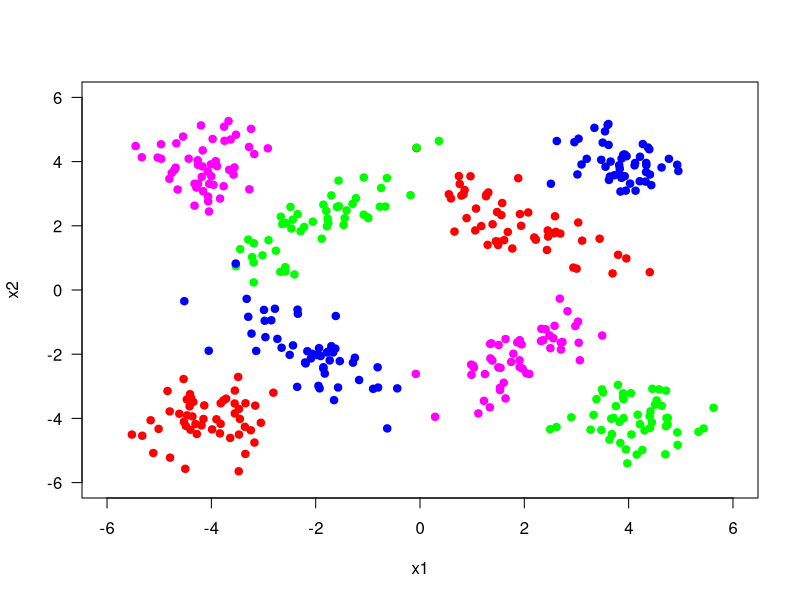
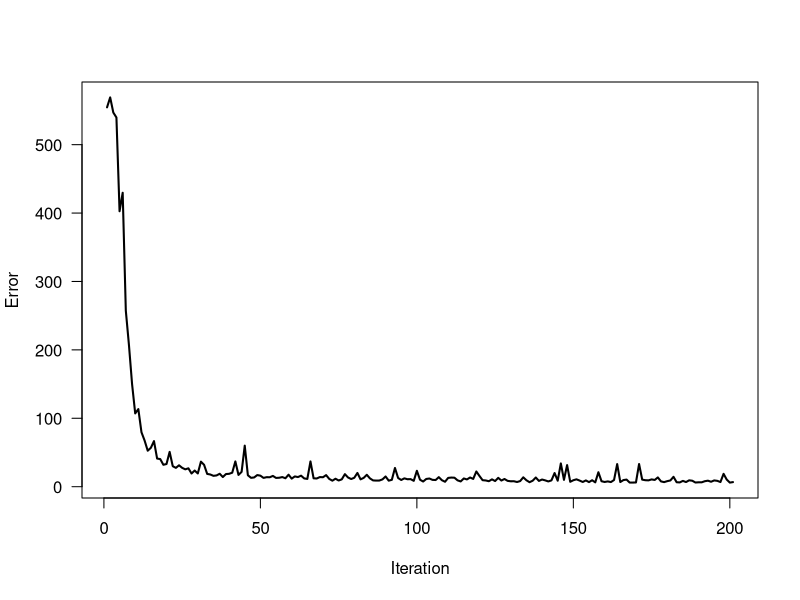
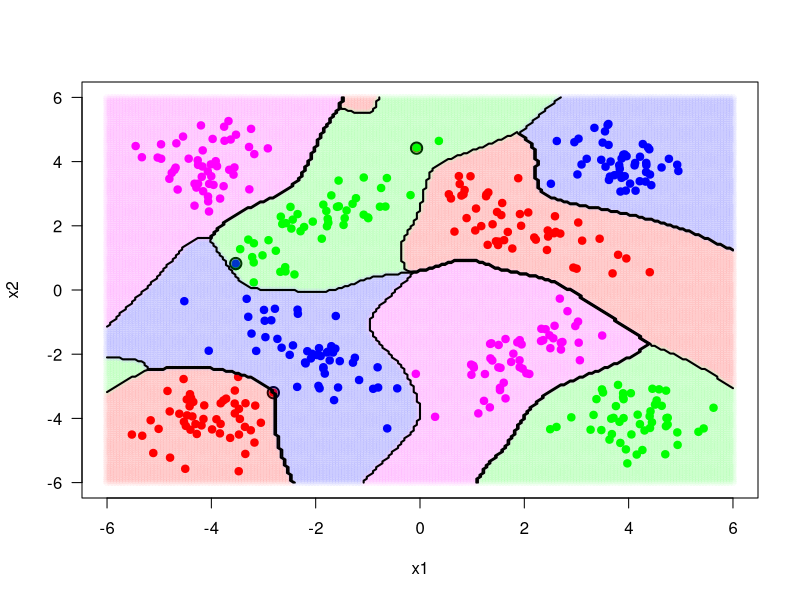

Write R code to recreate these figures, in order.
library(MASS)

set.seed(421)
# mean parameters
class_means <- matrix(c(+2.0, +2.0,
                        -4.0, -4.0,
                        -2.0, +2.0,
                        +4.0, -4.0,
                        -2.0, -2.0,
                        +4.0, +4.0,
                        +2.0, -2.0,
                        -4.0, +4.0), 2, 8)
# covariance parameters
class_covariances <- array(c(+0.8, -0.6, -0.6, +0.8,
                             +0.4, +0.0, +0.0, +0.4,
                             +0.8, +0.6, +0.6, +0.8,
                             +0.4, +0.0, +0.0, +0.4,
                             +0.8, -0.6, -0.6, +0.8,
                             +0.4, +0.0, +0.0, +0.4,
                             +0.8, +0.6, +0.6, +0.8,
                             +0.4, +0.0, +0.0, +0.4), c(2, 2, 8))
# sample sizes
class_sizes <- c(100, 100, 100, 100)

# generate random samples
points1 <- mvrnorm(n = class_sizes[1] / 2, mu = class_means[,1], Sigma = class_covariances[,,1])
points2 <- mvrnorm(n = class_sizes[1] / 2, mu = class_means[,2], Sigma = class_covariances[,,2])
points3 <- mvrnorm(n = class_sizes[2] / 2, mu = class_means[,3], Sigma = class_covariances[,,3])
points4 <- mvrnorm(n = class_sizes[2] / 2, mu = class_means[,4], Sigma = class_covariances[,,4])
points5 <- mvrnorm(n = class_sizes[3] / 2, mu = class_means[,5], Sigma = class_covariances[,,5])
points6 <- mvrnorm(n = class_sizes[3] / 2, mu = class_means[,6], Sigma = class_covariances[,,6])
points7 <- mvrnorm(n = class_sizes[4] / 2, mu = class_means[,7], Sigma = class_covariances[,,7])
points8 <- mvrnorm(n = class_sizes[4] / 2, mu = class_means[,8], Sigma = class_covariances[,,8])
X <- rbind(points1, points2, points3, points4, points5, points6, points7, points8)
colnames(X) <- c("x1", "x2")

# generate corresponding labels
y_truth <- cbind(rep(c(1,0,0,0), each=class_sizes[1]), rep(c(0,1,0,0), each=class_sizes[2]), rep(c(0,0,1,0), each=class_sizes[3]), rep(c(0,0,0,1), each=class_sizes[4]))

# plot data points generated
plot(points1[,1], points1[,2], type = "p", pch = 19, col = "red", las = 1,
     xlim = c(-6, 6), ylim = c(-6, 6),
     xlab = "x1", ylab = "x2")
points(points2[,1], points2[,2], type = "p", pch = 19, col = "red")
points(points3[,1], points3[,2], type = "p", pch = 19, col = "green")
points(points4[,1], points4[,2], type = "p", pch = 19, col = "green")
points(points5[,1], points5[,2], type = "p", pch = 19, col = "blue")
points(points6[,1], points6[,2], type = "p", pch = 19, col = "blue")
points(points7[,1], points7[,2], type = "p", pch = 19, col = "magenta")
points(points8[,1], points8[,2], type = "p", pch = 19, col = "magenta")

# get number of samples and number of features
N <- nrow(y_truth)
D <- ncol(X)
K <- ncol(y_truth)

# define the sigmoid function
sigmoid <- function(x) {
  return (1 / (1 + exp(-x)))
}

# define the softmax function
softmax <- function(x) {
  max_x = apply(x, MARGIN = 1, FUN = max) # for numerical stability
  e_x = exp(x-max_x)
  return (e_x/rowSums(e_x))
}

# set learning parameters
eta <- 0.1
epsilon <- 1e-3
H <- 20
max_iteration <- 200

# randomly initalize W and v
set.seed(421)
W <- matrix(runif((D + 1)*H, min = -0.01, max = 0.01), D + 1, H)
V <- matrix(runif((H + 1)*K, min = -0.01, max = 0.01), H + 1, K)

Z <- sigmoid(cbind(1, X) %*% W)
y_predicted <- softmax(cbind(1, Z) %*% V)
objective_values <- c(-sum(y_truth * log(y_predicted+1e-100)))

# learn W and v using gradient descent and online learning
iteration <- 1
while (1) {
  for(t in sample(N)) {
    Z[t,] <- sigmoid(c(1, X[t,]) %*% W)
    y_predicted[t,] <- softmax(c(1, Z[t,]) %*% V)
    
    V <- V + eta * (c(1,Z[t,])%*%t(y_truth[t,] - y_predicted[t,]))
    W <- W + eta * (c(1,X[t,])%*%t(c((y_truth[t,] - y_predicted[t,])%*%t(V[-1,])) * Z[t,] * (1 - Z[t,])))
  }

  Z <- sigmoid(cbind(1, X) %*% W)
  y_predicted <- softmax(cbind(1, Z) %*% V)
  objective_values <- c(objective_values, -sum(y_truth * log(y_predicted + 1e-100)))
  
  if (abs(objective_values[iteration + 1] - objective_values[iteration]) < epsilon | iteration >= max_iteration) {
    break
  }
  
  iteration <- iteration + 1
}

# plot objective function during iterations
plot(1:(iteration + 1), objective_values,
     type = "l", lwd = 2, las = 1,
     xlab = "Iteration", ylab = "Error")

# calculate confusion matrix
y_predicted <- apply(y_predicted, MARGIN=1, FUN=which.max)
y_truth <- apply(y_truth, MARGIN=1, FUN=which.max)
confusion_matrix <- table(y_predicted, y_truth)
print(confusion_matrix)

# evaluate discriminant function on a grid
x1_interval <- seq(from = -6, to = +6, by = 0.06)
x2_interval <- seq(from = -6, to = +6, by = 0.06)
x1_grid <- matrix(x1_interval, nrow = length(x1_interval), ncol = length(x1_interval), byrow = FALSE)
x2_grid <- matrix(x2_interval, nrow = length(x2_interval), ncol = length(x2_interval), byrow = TRUE)

f <- function(x1, x2) { c(1, sigmoid(c(1, x1, x2) %*% W)) %*% V }

discriminant_scores <- mapply(f,x1_grid,x2_grid)
discriminant_values <- matrix(apply(discriminant_scores, MARGIN = 2, which.max), nrow(x2_grid), ncol(x2_grid))

plot(X[y_truth == 1, 1], X[y_truth == 1, 2], type = "p", pch = 19, col = "red",
     xlim = c(-6, +6),
     ylim = c(-6, +6),
     xlab = "x1", ylab = "x2", las = 1)
points(X[y_truth == 2, 1], X[y_truth == 2, 2], type = "p", pch = 19, col = "green")
points(X[y_truth == 3, 1], X[y_truth == 3, 2], type = "p", pch = 19, col = "blue")
points(X[y_truth == 4, 1], X[y_truth == 4, 2], type = "p", pch = 19, col = "magenta")
points(X[y_predicted != y_truth, 1], X[y_predicted != y_truth, 2], cex = 1.5, lwd = 2)
points(x1_grid[discriminant_values == 1], x2_grid[discriminant_values == 1], col = rgb(red = 1, green = 0, blue = 0, alpha = 0.03), pch = 16)
points(x1_grid[discriminant_values == 2], x2_grid[discriminant_values == 2], col = rgb(red = 0, green = 1, blue = 0, alpha = 0.03), pch = 16)
points(x1_grid[discriminant_values == 3], x2_grid[discriminant_values == 3], col = rgb(red = 0, green = 0, blue = 1, alpha = 0.03), pch = 16)
points(x1_grid[discriminant_values == 4], x2_grid[discriminant_values == 4], col = rgb(red = 1, green = 0, blue = 1, alpha = 0.03), pch = 16)
contour(x1_interval, x2_interval, discriminant_values, levels = c(1,2,3,4), add = TRUE, lwd = 2, drawlabels = FALSE)